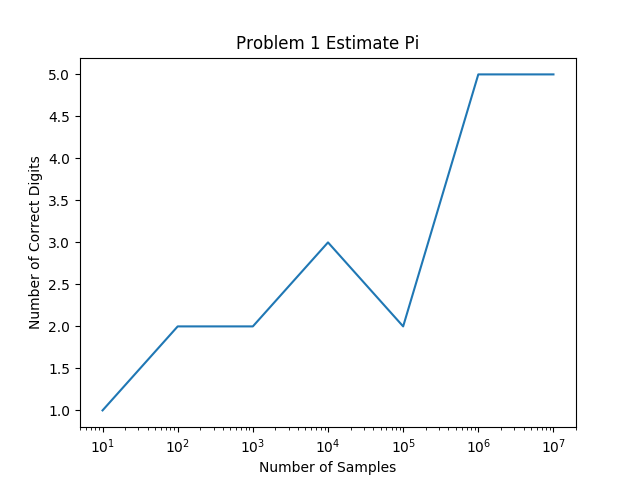

Write the Julia code that produced this figure.
using LinearAlgebra

function integrate_mc(f, a, b, N)
    D = length(a)
    println(D)
    S = 0.0
    
    # volume of the hypercube V = (b_1 - a_1)×(b_2 - a_2)× ... × (b_D - a_D)
    V = prod(b .- a)

    for i=1:N
        # sample a point uniformly from [0, 1]×...×[0,1]
        x = rand(D)

        # scale to [a[1], b[1]] × ... × [a[D], b[D]]
        x = a .+ (b .- a).*x
        
        S += f(x)
    end
    
    return S.* (V/N)
end

function f(x)
    if (norm(x)<1.0)
        return 1.0
    else
        return 0.0
    end
end

a= [0.0,0.0]
b=[1.0,1.0]
samples=10000

res = integrate_mc(f,a,b,samples)
print(res)


samples = [10, 100, 1000, 10000, 100000, 1000000, 10000000]
res = [integrate_mc(f,a,b,s) for s in samples]

function num_digits_correct(x)
    println(x)
    println(pi/4.0)
    err = abs(x-pi/4.0)
    val = log10(err)
    println(val)
    digits = round(-1.0*val)
    println(digits)
    return digits
end
correct_digits = [num_digits_correct(x) for x in res]


using PyPlot
figure()
semilogx(samples,correct_digits)

xlabel("Number of Samples")
ylabel("Number of Correct Digits")
title("Problem 1 Estimate Pi")
savefig("problem1.png")
print("done")